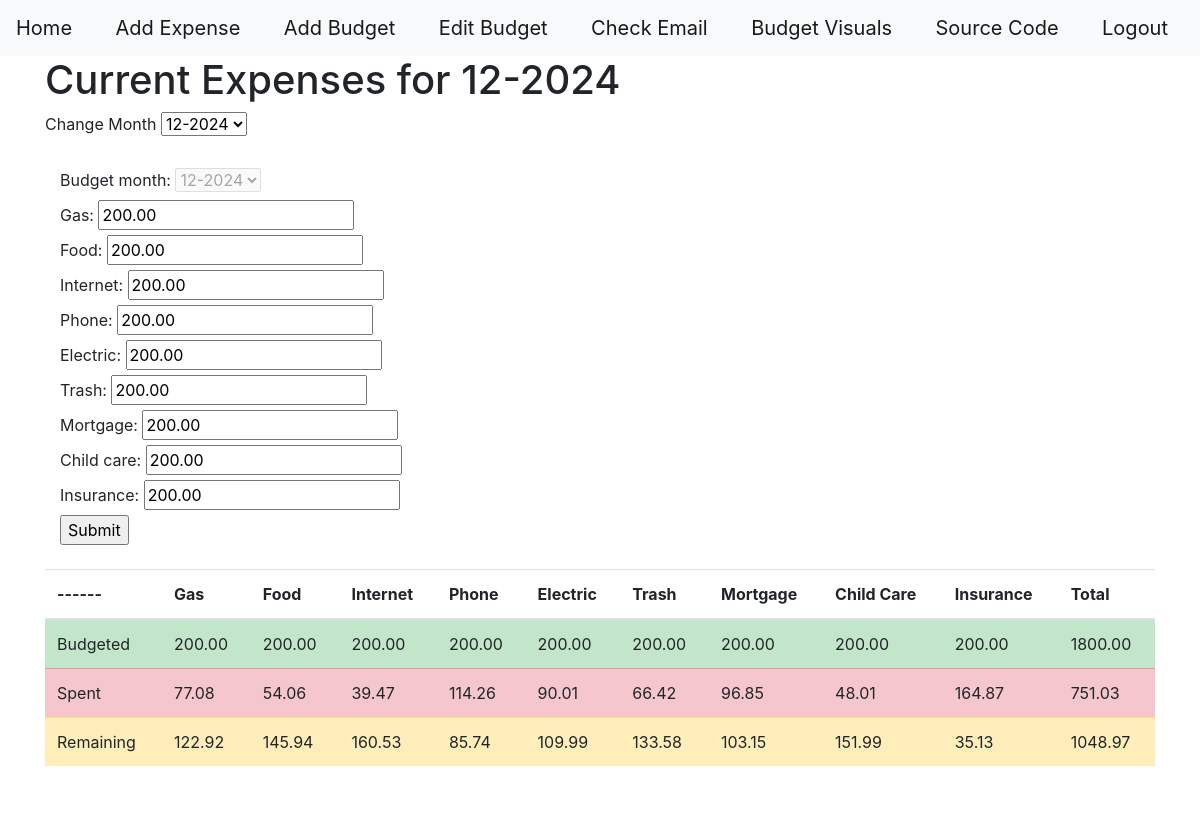
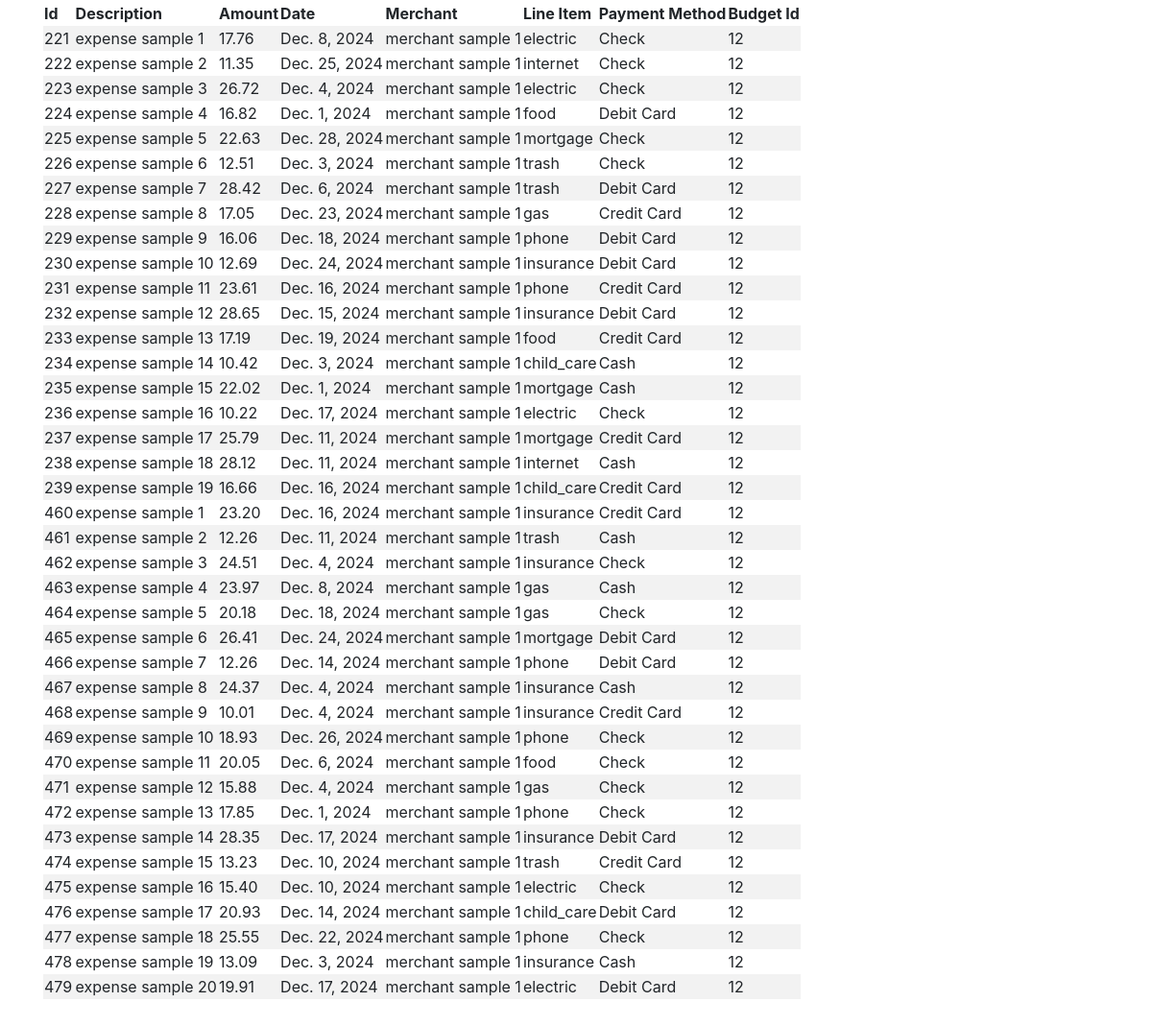
Page /budget/edit_budget/12/ on the committed database (2 pictures, top to bottom).
### budget/models.py (models this page shows)
class Budget(models.Model):
    budget_month = models.CharField(blank=False, max_length=7, unique=True, null=False)
    gas = models.DecimalField(blank=False, decimal_places=2, max_digits=6, null=False)
    food = models.DecimalField(blank=False, decimal_places=2, max_digits=6, null=False)
    internet = models.DecimalField(blank=False, decimal_places=2, max_digits=6, null=False)
    phone = models.DecimalField(blank=False, decimal_places=2, max_digits=6, null=False)
    electric = models.DecimalField(blank=False, decimal_places=2, max_digits=6, null=False)
    trash = models.DecimalField(blank=False, decimal_places=2, max_digits=6, null=False)
    mortgage = models.DecimalField(blank=False, decimal_places=2, max_digits=6, null=False)
    child_care = models.DecimalField(blank=False, decimal_places=2, max_digits=6, null=False)
    insurance = models.DecimalField(blank=False, decimal_places=2, max_digits=6, null=False)
    def __get_columns(self):
        return [key for key in self.__dict__.keys() if key not in ('_state', 'id', 'budget_month')]
    def table_columns(self):
        return self.__get_columns() + ['Total']
    def totals(self):
        columns = {key: self.__dict__[key] for key in self.__get_columns()}
        columns['Total'] = sum(columns.values())
        return columns
    def spent(self):
        totals = self.totals()
        expenses = Expense.objects.filter(budget_id=self.id)
        spent = {key: 0 for key in totals.keys()}
        for expense in expenses:
            if expense.line_item in spent.keys():
                spent[expense.line_item] += expense.amount
                spent['Total'] += expense.amount
        return spent
    def remaining(self):
        totals = self.totals()
        spent = self.spent()
        return {key: totals[key] - spent[key] for key in totals.keys()}

class Expense(models.Model):
    current_month = datetime.now().strftime("%-m-%Y")
    try:
        current_budget = Budget.objects.filter(budget_month=current_month).values('id')[0]['id']
        default_budget = current_budget
    except IndexError:
        default_budget = None
    class PaymentMethod(models.TextChoices):
        credit = 'credit_card', 'Credit Card'
        debit  = 'debit_card', 'Debit Card'
        cash = 'cash', 'Cash'
        check = 'check', 'Check'
    class LineItem(models.TextChoices):
        gas = 'gas', 'Gas'
        food = 'food', 'Food'
        internet = 'internet', 'Internet'
        phone = 'phone', 'Phone'
        electric = 'electric', 'Electric'
        trash = 'trash', 'Trash'
        mortgage = 'mortgage', 'Mortgage'
        child_care = 'child_care', 'Child Care'
        insurance = 'insurance', 'Insurance'
    description = models.CharField(max_length=20, blank=False, null=False)
    amount = models.DecimalField(decimal_places=2, blank=False, max_digits=6, null=False)
    date = models.DateField(blank=False, default=datetime.now().strftime("%Y-%m-%d"))
    merchant = models.CharField(max_length=20, blank=False)
    line_item = models.CharField(blank=False, choices=LineItem.choices, max_length=20,
                                 default=LineItem.food, null=False)
    payment_method = models.CharField(max_length=11, blank=False, default=PaymentMethod.credit,
                                      choices=PaymentMethod.choices, null=False)
    budget_id = models.IntegerField(blank=False, null=False, default=default_budget,
                                    choices=tuple([(budget['id'], budget['budget_month']) for budget in Budget.objects.values('id', 'budget_month')]))
    def table_columns(self):
        return [key for key in self.__dict__.keys() if key not in ('_state')]

### budget/views.py (the view, shortened to what this page needs)
# urls.py: path("edit_budget/<int:id>/", views.edit_budget, name="edit_budget"),
def edit_budget(request, id):
    context = create_context(request)
    budget = Budget.objects.get(id=id)
    context['budget_form'] = BudgetForm(instance=budget)
    context['budget_form'].fields['budget_month'].disabled = True
    if request.method == 'GET':
        return render(request, 'edit_budget.html', context=context)

### budget/forms.py
class BudgetForm(forms.ModelForm):
    class Meta:
        months = [f"{i}-{datetime.now().year-1}" for i in range(6, 13)]
        months += [f"{i}-{datetime.now().year}" for i in range(1, 13)]
        months += [f"{i}-{datetime.now().year+1}" for i in range(1, 7)]
        months = tuple([(month, month) for month in months])
        model = Budget
        fields = "__all__"
        widgets = {'budget_month': forms.Select(choices=months)}

### budget/templatetags/display.py (called while the page is built)
@register.filter
def display(string: str) -> str:
    return string.replace("_", " ").title()

### budget/templates/edit_budget.html (shortened to what this page needs)
{% extends "index.html" %}
{% block extension %}
<div class="container">
<form class="budget_form" action="{% url 'edit_budget' id=budget_form.instance.id %}" method="POST">
    {{ budget_form }}
    <input type="submit">
</form>
</div>
{% endblock %}

### budget/templates/index.html (shortened to what this page needs)
{% load static %}
<!DOCTYPE html>
<html>
<head>
    <link rel="stylesheet" href="https://cdn.jsdelivr.net/npm/bootstrap@4.4.1/dist/css/bootstrap.min.css">
    <link rel="stylesheet" type="text/css" href='{% static "styles.css" %}'>
</head>
<body>
    <nav class="navbar navbar-light bg-light">
        <a class="navbar-brand" href="{% url 'index' %}">Home</a>
        <a class="navbar-brand" href="{% url 'add_expense' %}">Add Expense</a>
        <a class="navbar-brand" href="{% url 'add_budget' %}">Add Budget</a>
        <a class="navbar-brand" href="{% url 'edit_budget' id=budget_id %}">Edit Budget</a>
        <a class="navbar-brand" href="{% url 'check_email' %}">Check Email</a>
        <a class="navbar-brand" href="{% url 'budget_visuals' %}">Budget Visuals</a>
        <a class="navbar-brand" href="https://github.com/packardjc2024/sqlite_budget">Source Code</a>
        <a class="navbar-brand" href="{% url 'logout_page' %}">Logout</a>
    </nav>
    <div class="container">
        <h1>Current Expenses for {{ current_budget }}</h1>
    </div>
    <div class="container">
        <label for="change_month">Change Month</label>
        <select name="change_month" id='change_month'>
        {% for month in months %}
        {% if month.1 == current_budget %}
            <option value="{{ month.0 }}" selected>{{ month.1 }}</option>
        {% else %}
            <option value="{{ month.0 }}">{{ month.1 }}</option>
        {% endif %}
        {% endfor %}
        </select>
        <br>
    </div>
    <div class="container">
        <br>
        {% block extension %}
        {% endblock %}
        <br>
    </div>
    <div class="container table-responsive">
        <table class="table border-0">
            <thead>
                <tr>
                    <th>------</th>
                {% for column in budget_columns %}
                {% load display %}
                    <th class="budget-header" scope="column">{{ column|display }}</th>
                {% endfor %}
                </tr>
            </thead>
            <tbody>
                <tr class="table-success">
                    <td>Budgeted</td>
                {% for value in budget_totals.values %}
                    <td>{{ value }}</td>
                {% endfor %}
                </tr>
                <tr class="table-danger">
                    <td>Spent</td>
                    {% for value in spent.values %}
                        <td>{{ value }}</td>
                    {% endfor %}
                </tr>
                <tr class="table-warning">
                    <td>Remaining</td>
                    {% for value in remaining.values %}
                        <td class="remaining-budget">{{ value }}</td>
                    {% endfor %}
                </tr>
            </tbody>
        </table>
    </div>
        <br>
        <br>
    <div class="container table-responsive">
        <table class="table-striped border-0" id="expenses_table">
            <thead>
                <tr>
                {% for column in expense_columns %}
                {% load display %}
                    <th>{{ column|display }}</th>
                {% endfor %}
                </tr>
            </thead>
            <tbody>
                {% for expense in expenses %}
                <tr>
                {% for value in expense.values %}
                    <td>{{ value }}</td>
                {% endfor %}
                </tr>
                {% empty %}
                <tr><td>No expenses yet ...</td></tr>
                {% endfor %}
            </tbody>
        </table>
    </div>
</body>
</html>

### rows in the picture
Budget: budget_month "12-2024", change_month "12-2024", gas "200.00", food "200.00", internet "200.00", phone "200.00", electric "200.00", trash "200.00", mortgage "200.00", child_care "200.00", insurance "200.00"
Expense: values "221" "expense sample 1" "17.76" "Dec. 8, 2024" "merchant sample 1" "electric" "Check" "12"
Expense: values "222" "expense sample 2" "11.35" "Dec. 25, 2024" "merchant sample 1" "internet" "Check" "12"
Expense: values "223" "expense sample 3" "26.72" "Dec. 4, 2024" "merchant sample 1" "electric" "Check" "12"
Expense: values "224" "expense sample 4" "16.82" "Dec. 1, 2024" "merchant sample 1" "food" "Debit Card" "12"
Expense: values "225" "expense sample 5" "22.63" "Dec. 28, 2024" "merchant sample 1" "mortgage" "Check" "12"
Expense: values "226" "expense sample 6" "12.51" "Dec. 3, 2024" "merchant sample 1" "trash" "Check" "12"
Expense: values "227" "expense sample 7" "28.42" "Dec. 6, 2024" "merchant sample 1" "trash" "Debit Card" "12"
Expense: values "228" "expense sample 8" "17.05" "Dec. 23, 2024" "merchant sample 1" "gas" "Credit Card" "12"
Expense: values "229" "expense sample 9" "16.06" "Dec. 18, 2024" "merchant sample 1" "phone" "Debit Card" "12"
Expense: values "230" "expense sample 10" "12.69" "Dec. 24, 2024" "merchant sample 1" "insurance" "Debit Card" "12"
Expense: values "231" "expense sample 11" "23.61" "Dec. 16, 2024" "merchant sample 1" "phone" "Credit Card" "12"
Expense: values "232" "expense sample 12" "28.65" "Dec. 15, 2024" "merchant sample 1" "insurance" "Debit Card" "12"
Expense: values "233" "expense sample 13" "17.19" "Dec. 19, 2024" "merchant sample 1" "food" "Credit Card" "12"
Expense: values "234" "expense sample 14" "10.42" "Dec. 3, 2024" "merchant sample 1" "child_care" "Cash" "12"
Expense: values "235" "expense sample 15" "22.02" "Dec. 1, 2024" "merchant sample 1" "mortgage" "Cash" "12"
Expense: values "236" "expense sample 16" "10.22" "Dec. 17, 2024" "merchant sample 1" "electric" "Check" "12"
Expense: values "237" "expense sample 17" "25.79" "Dec. 11, 2024" "merchant sample 1" "mortgage" "Credit Card" "12"
Expense: values "238" "expense sample 18" "28.12" "Dec. 11, 2024" "merchant sample 1" "internet" "Cash" "12"
Expense: values "239" "expense sample 19" "16.66" "Dec. 16, 2024" "merchant sample 1" "child_care" "Credit Card" "12"
Expense: values "460" "expense sample 1" "23.20" "Dec. 16, 2024" "merchant sample 1" "insurance" "Credit Card" "12"
Expense: values "461" "expense sample 2" "12.26" "Dec. 11, 2024" "merchant sample 1" "trash" "Cash" "12"
Expense: values "462" "expense sample 3" "24.51" "Dec. 4, 2024" "merchant sample 1" "insurance" "Check" "12"
Expense: values "463" "expense sample 4" "23.97" "Dec. 8, 2024" "merchant sample 1" "gas" "Cash" "12"
Expense: values "464" "expense sample 5" "20.18" "Dec. 18, 2024" "merchant sample 1" "gas" "Check" "12"
Expense: values "465" "expense sample 6" "26.41" "Dec. 24, 2024" "merchant sample 1" "mortgage" "Debit Card" "12"
Expense: values "466" "expense sample 7" "12.26" "Dec. 14, 2024" "merchant sample 1" "phone" "Debit Card" "12"
Expense: values "467" "expense sample 8" "24.37" "Dec. 4, 2024" "merchant sample 1" "insurance" "Cash" "12"
Expense: values "468" "expense sample 9" "10.01" "Dec. 4, 2024" "merchant sample 1" "insurance" "Credit Card" "12"
Expense: values "469" "expense sample 10" "18.93" "Dec. 26, 2024" "merchant sample 1" "phone" "Check" "12"
Expense: values "470" "expense sample 11" "20.05" "Dec. 6, 2024" "merchant sample 1" "food" "Check" "12"
Expense: values "471" "expense sample 12" "15.88" "Dec. 4, 2024" "merchant sample 1" "gas" "Check" "12"
Expense: values "472" "expense sample 13" "17.85" "Dec. 1, 2024" "merchant sample 1" "phone" "Check" "12"
Expense: values "473" "expense sample 14" "28.35" "Dec. 17, 2024" "merchant sample 1" "insurance" "Debit Card" "12"
Expense: values "474" "expense sample 15" "13.23" "Dec. 10, 2024" "merchant sample 1" "trash" "Credit Card" "12"
Expense: values "475" "expense sample 16" "15.40" "Dec. 10, 2024" "merchant sample 1" "electric" "Check" "12"
Expense: values "476" "expense sample 17" "20.93" "Dec. 14, 2024" "merchant sample 1" "child_care" "Debit Card" "12"
Expense: values "477" "expense sample 18" "25.55" "Dec. 22, 2024" "merchant sample 1" "phone" "Check" "12"
Expense: values "478" "expense sample 19" "13.09" "Dec. 3, 2024" "merchant sample 1" "insurance" "Cash" "12"
Expense: values "479" "expense sample 20" "19.91" "Dec. 17, 2024" "merchant sample 1" "electric" "Debit Card" "12"

### other values in the picture
{{ column|display }} "Gas" "Food" "Internet" "Phone" "Electric" "Trash" "Mortgage" "Child Care" "Insurance" "Total"
{{ value }} "200.00" "200.00" "200.00" "200.00" "200.00" "200.00" "200.00" "200.00" "200.00" "1800.00"
{{ value }} "77.08" "54.06" "39.47" "114.26" "90.01" "66.42" "96.85" "48.01" "164.87" "751.03"
{{ value }} "122.92" "145.94" "160.53" "85.74" "109.99" "133.58" "103.15" "151.99" "35.13" "1048.97"
{{ column|display }} "Id" "Description" "Amount" "Date" "Merchant" "Line Item" "Payment Method" "Budget Id"
